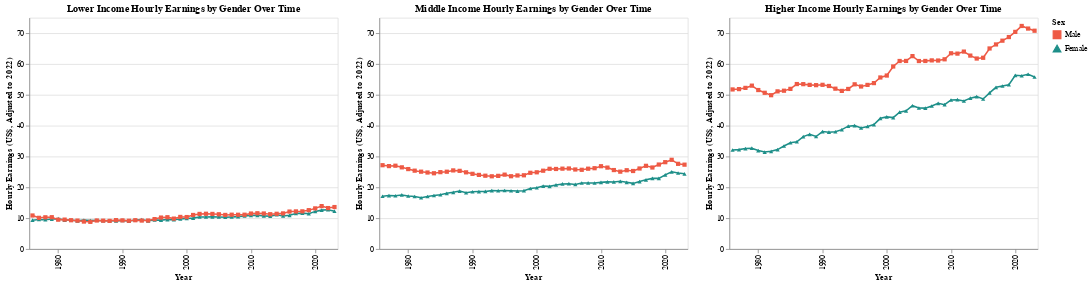

This figure's notebook cell:
### Markdown cell above
## The gender pay gap increases as income class increases

### Code cell
gender_wages = (
    asec.groupby(["YEAR", "SEX"])["HOURLYWAGE"]
    .apply(lambda x: x.quantile([0.15, 0.5, 0.9]))
    .unstack()
    .reset_index()
)
gender_wages.columns = ["YEAR", "SEX", "15th", "50th", "90th"]
wage_melted = gender_wages.melt(id_vars=['YEAR', 'SEX'], value_vars=['15th', '50th', '90th'],
                                    var_name='Percentile', value_name='HOURLYWAGE')


def create_percentile_chart(name, percentile_name, ymin=0, ymax=80):
    # Filter data for the specified percentile
    subset = wage_melted[wage_melted['Percentile'] == percentile_name]
    chart = alt.Chart(subset).mark_line(point=True).encode(
        x=alt.X('YEAR:O', axis=alt.Axis(values=list(range(1980, 2030, 10))), title='Year'),
        y=alt.Y('HOURLYWAGE:Q', scale=alt.Scale(domain=[ymin, ymax]), title='Hourly Earnings (US$, Adjusted to 2022)'),
        color=alt.Color('SEX:N', legend=alt.Legend(title="Sex"),
                        scale=alt.Scale(domain=['Male', 'Female'], range=gender_colors)),  # Custom colors
        shape=alt.Shape('SEX:N', legend=alt.Legend(title="Sex"),
                        scale=alt.Scale(domain=['Male', 'Female'], range=['square', 'triangle-up'])),  # Custom shapes
        tooltip=['YEAR', 'SEX', 'HOURLYWAGE']
    ).properties(
        width=400,
        title=f'{name} Hourly Earnings by Gender Over Time'
    )
    return chart

chart = create_percentile_chart("Lower Income", "15th", 0, 75) | create_percentile_chart("Middle Income", "50th", 0, 75) | create_percentile_chart("Higher Income", "90th", 0, 75)
chart

### Figure 1 — Vega-Lite specification as saved in the notebook (floating-point values rounded to 4 significant figures)
{"config": {"view": {"continuousWidth": 300, "continuousHeight": 300}}, "hconcat": [{"data": {"name": "data-fbf649a52f779b133defd88fb6d3296e"}, "mark": {"type": "line", "point": true}, "encoding": {"color": {"field": "SEX", "legend": {"title": "Sex"}, "scale": {"domain": ["Male", "Female"], "range": ["#EE5A45", "#1E8F89"]}, "type": "nominal"}, "shape": {"field": "SEX", "legend": {"title": "Sex"}, "scale": {"domain": ["Male", "Female"], "range": ["square", "triangle-up"]}, "type": "nominal"}, "tooltip": [{"field": "YEAR", "type": "quantitative"}, {"field": "SEX", "type": "nominal"}, {"field": "HOURLYWAGE", "type": "quantitative"}], "x": {"axis": {"values": [1980, 1990, 2000, 2010, 2020]}, "field": "YEAR", "title": "Year", "type": "ordinal"}, "y": {"field": "HOURLYWAGE", "scale": {"domain": [0, 75]}, "title": "Hourly Earnings (US$, Adjusted to 2022)", "type": "quantitative"}}, "title": "Lower Income Hourly Earnings by Gender Over Time", "width": 400}, {"data": {"name": "data-02139863b84c9c124ec4fc79c67c154e"}, "mark": {"type": "line", "point": true}, "encoding": {"color": {"field": "SEX", "legend": {"title": "Sex"}, "scale": {"domain": ["Male", "Female"], "range": ["#EE5A45", "#1E8F89"]}, "type": "nominal"}, "shape": {"field": "SEX", "legend": {"title": "Sex"}, "scale": {"domain": ["Male", "Female"], "range": ["square", "triangle-up"]}, "type": "nominal"}, "tooltip": [{"field": "YEAR", "type": "quantitative"}, {"field": "SEX", "type": "nominal"}, {"field": "HOURLYWAGE", "type": "quantitative"}], "x": {"axis": {"values": [1980, 1990, 2000, 2010, 2020]}, "field": "YEAR", "title": "Year", "type": "ordinal"}, "y": {"field": "HOURLYWAGE", "scale": {"domain": [0, 75]}, "title": "Hourly Earnings (US$, Adjusted to 2022)", "type": "quantitative"}}, "title": "Middle Income Hourly Earnings by Gender Over Time", "width": 400}, {"data": {"name": "data-8fa3ad789119a7ddde259935a428d542"}, "mark": {"type": "line", "point": true}, "encoding": {"color": {"field": "SEX", "legend": {"title": "Sex"}, "scale": {"domain": ["Male", "Female"], "range": ["#EE5A45", "#1E8F89"]}, "type": "nominal"}, "shape": {"field": "SEX", "legend": {"title": "Sex"}, "scale": {"domain": ["Male", "Female"], "range": ["square", "triangle-up"]}, "type": "nominal"}, "tooltip": [{"field": "YEAR", "type": "quantitative"}, {"field": "SEX", "type": "nominal"}, {"field": "HOURLYWAGE", "type": "quantitative"}], "x": {"axis": {"values": [1980, 1990, 2000, 2010, 2020]}, "field": "YEAR", "title": "Year", "type": "ordinal"}, "y": {"field": "HOURLYWAGE", "scale": {"domain": [0, 75]}, "title": "Hourly Earnings (US$, Adjusted to 2022)", "type": "quantitative"}}, "title": "Higher Income Hourly Earnings by Gender Over Time", "width": 400}], "$schema": "https://vega.github.io/schema/vega-lite/v5.17.0.json", "datasets": {"data-fbf649a52f779b133defd88fb6d3296e": [{"YEAR": 1976, "SEX": "Female", "Percentile": "15th", "HOURLYWAGE": 9.365}, {"YEAR": 1976, "SEX": "Male", "Percentile": "15th", "HOURLYWAGE": 10.88}, {"YEAR": 1977, "SEX": "Female", "Percentile": "15th", "HOURLYWAGE": 9.567}, {"YEAR": 1977, "SEX": "Male", "Percentile": "15th", "HOURLYWAGE": 10.12}, {"YEAR": 1978, "SEX": "Female", "Percentile": "15th", "HOURLYWAGE": 9.5}, {"YEAR": 1978, "SEX": "Male", "Percentile": "15th", "HOURLYWAGE": 10.29}, {"YEAR": 1979, "SEX": "Female", "Percentile": "15th", "HOURLYWAGE": 9.712}, {"YEAR": 1979, "SEX": "Male", "Percentile": "15th", "HOURLYWAGE": 10.32}, {"YEAR": 1980, "SEX": "Female", "Percentile": "15th", "HOURLYWAGE": 9.835}, {"YEAR": 1980, "SEX": "Male", "Percentile": "15th", "HOURLYWAGE": 9.517}, {"YEAR": 1981, "SEX": "Female", "Percentile": "15th", "HOURLYWAGE": 9.382}, {"YEAR": 1981, "SEX": "Male", "Percentile": "15th", "HOURLYWAGE": 9.538}, {"YEAR": 1982, "SEX": "Female", "Percentile": "15th", "HOURLYWAGE": 9.411}, {"YEAR": 1982, "SEX": "Male", "Percentile": "15th", "HOURLYWAGE": 9.337}, {"YEAR": 1983, "SEX": "Female", "Percentile": "15th", "HOURLYWAGE": 9.131}, {"YEAR": 1983, "SEX": "Male", "Percentile": "15th", "HOURLYWAGE": 9.217}, {"YEAR": 1984, "SEX": "Female", "Percentile": "15th", "HOURLYWAGE": 9.375}, {"YEAR": 1984, "SEX": "Male", "Percentile": "15th", "HOURLYWAGE": 8.911}, {"YEAR": 1985, "SEX": "Female", "Percentile": "15th", "HOURLYWAGE": 9.233}, {"YEAR": 1985, "SEX": "Male", "Percentile": "15th", "HOURLYWAGE": 8.818}, {"YEAR": 1986, "SEX": "Female", "Percentile": "15th", "HOURLYWAGE": 9.319}, {"YEAR": 1986, "SEX": "Male", "Percentile": "15th", "HOURLYWAGE": 9.255}, {"YEAR": 1987, "SEX": "Female", "Percentile": "15th", "HOURLYWAGE": 9.192}, {"YEAR": 1987, "SEX": "Male", "Percentile": "15th", "HOURLYWAGE": 9.192}, {"YEAR": 1988, "SEX": "Female", "Percentile": "15th", "HOURLYWAGE": 9.227}, {"YEAR": 1988, "SEX": "Male", "Percentile": "15th", "HOURLYWAGE": 9.125}, {"YEAR": 1989, "SEX": "Female", "Percentile": "15th", "HOURLYWAGE": 9.093}, {"YEAR": 1989, "SEX": "Male", "Percentile": "15th", "HOURLYWAGE": 9.368}, {"YEAR": 1990, "SEX": "Female", "Percentile": "15th", "HOURLYWAGE": 9.289}, {"YEAR": 1990, "SEX": "Male", "Percentile": "15th", "HOURLYWAGE": 9.289}, {"YEAR": 1991, "SEX": "Female", "Percentile": "15th", "HOURLYWAGE": 9.064}, {"YEAR": 1991, "SEX": "Male", "Percentile": "15th", "HOURLYWAGE": 9.165}, {"YEAR": 1992, "SEX": "Female", "Percentile": "15th", "HOURLYWAGE": 9.419}, {"YEAR": 1992, "SEX": "Male", "Percentile": "15th", "HOURLYWAGE": 9.34}, {"YEAR": 1993, "SEX": "Female", "Percentile": "15th", "HOURLYWAGE": 9.522}, {"YEAR": 1993, "SEX": "Male", "Percentile": "15th", "HOURLYWAGE": 9.229}, {"YEAR": 1994, "SEX": "Female", "Percentile": "15th", "HOURLYWAGE": 9.146}, {"YEAR": 1994, "SEX": "Male", "Percentile": "15th", "HOURLYWAGE": 9.237}, {"YEAR": 1995, "SEX": "Female", "Percentile": "15th", "HOURLYWAGE": 9.433}, {"YEAR": 1995, "SEX": "Male", "Percentile": "15th", "HOURLYWAGE": 9.711}, {"YEAR": 1996, "SEX": "Female", "Percentile": "15th", "HOURLYWAGE": 9.378}, {"YEAR": 1996, "SEX": "Male", "Percentile": "15th", "HOURLYWAGE": 10.2}, {"YEAR": 1997, "SEX": "Female", "Percentile": "15th", "HOURLYWAGE": 9.542}, {"YEAR": 1997, "SEX": "Male", "Percentile": "15th", "HOURLYWAGE": 10.32}, {"YEAR": 1998, "SEX": "Female", "Percentile": "15th", "HOURLYWAGE": 9.521}, {"YEAR": 1998, "SEX": "Male", "Percentile": "15th", "HOURLYWAGE": 9.864}, {"YEAR": 1999, "SEX": "Female", "Percentile": "15th", "HOURLYWAGE": 9.762}, {"YEAR": 1999, "SEX": "Male", "Percentile": "15th", "HOURLYWAGE": 10.41}, {"YEAR": 2000, "SEX": "Female", "Percentile": "15th", "HOURLYWAGE": 9.907}, {"YEAR": 2000, "SEX": "Male", "Percentile": "15th", "HOURLYWAGE": 10.37}, {"YEAR": 2001, "SEX": "Female", "Percentile": "15th", "HOURLYWAGE": 10.03}, {"YEAR": 2001, "SEX": "Male", "Percentile": "15th", "HOURLYWAGE": 11.04}, {"YEAR": 2002, "SEX": "Female", "Percentile": "15th", "HOURLYWAGE": 10.41}, {"YEAR": 2002, "SEX": "Male", "Percentile": "15th", "HOURLYWAGE": 11.38}, {"YEAR": 2003, "SEX": "Female", "Percentile": "15th", "HOURLYWAGE": 10.4}, {"YEAR": 2003, "SEX": "Male", "Percentile": "15th", "HOURLYWAGE": 11.44}, {"YEAR": 2004, "SEX": "Female", "Percentile": "15th", "HOURLYWAGE": 10.42}, {"YEAR": 2004, "SEX": "Male", "Percentile": "15th", "HOURLYWAGE": 11.38}, {"YEAR": 2005, "SEX": "Female", "Percentile": "15th", "HOURLYWAGE": 10.42}, {"YEAR": 2005, "SEX": "Male", "Percentile": "15th", "HOURLYWAGE": 11.27}, {"YEAR": 2006, "SEX": "Female", "Percentile": "15th", "HOURLYWAGE": 10.32}, {"YEAR": 2006, "SEX": "Male", "Percentile": "15th", "HOURLYWAGE": 11.05}, {"YEAR": 2007, "SEX": "Female", "Percentile": "15th", "HOURLYWAGE": 10.39}, {"YEAR": 2007, "SEX": "Male", "Percentile": "15th", "HOURLYWAGE": 11.13}, {"YEAR": 2008, "SEX": "Female", "Percentile": "15th", "HOURLYWAGE": 10.51}, {"YEAR": 2008, "SEX": "Male", "Percentile": "15th", "HOURLYWAGE": 11.11}, {"YEAR": 2009, "SEX": "Female", "Percentile": "15th", "HOURLYWAGE": 10.7}, {"YEAR": 2009, "SEX": "Male", "Percentile": "15th", "HOURLYWAGE": 11.13}, {"YEAR": 2010, "SEX": "Female", "Percentile": "15th", "HOURLYWAGE": 10.91}, {"YEAR": 2010, "SEX": "Male", "Percentile": "15th", "HOURLYWAGE": 11.51}, {"YEAR": 2011, "SEX": "Female", "Percentile": "15th", "HOURLYWAGE": 10.92}, {"YEAR": 2011, "SEX": "Male", "Percentile": "15th", "HOURLYWAGE": 11.6}, {"YEAR": 2012, "SEX": "Female", "Percentile": "15th", "HOURLYWAGE": 10.76}, {"YEAR": 2012, "SEX": "Male", "Percentile": "15th", "HOURLYWAGE": 11.52}, {"YEAR": 2013, "SEX": "Female", "Percentile": "15th", "HOURLYWAGE": 10.66}, {"YEAR": 2013, "SEX": "Male", "Percentile": "15th", "HOURLYWAGE": 11.29}, {"YEAR": 2014, "SEX": "Female", "Percentile": "15th", "HOURLYWAGE": 11.12}, {"YEAR": 2014, "SEX": "Male", "Percentile": "15th", "HOURLYWAGE": 11.43}, {"YEAR": 2015, "SEX": "Female", "Percentile": "15th", "HOURLYWAGE": 10.7}, {"YEAR": 2015, "SEX": "Male", "Percentile": "15th", "HOURLYWAGE": 11.56}, {"YEAR": 2016, "SEX": "Female", "Percentile": "15th", "HOURLYWAGE": 10.94}, {"YEAR": 2016, "SEX": "Male", "Percentile": "15th", "HOURLYWAGE": 12.15}, {"YEAR": 2017, "SEX": "Female", "Percentile": "15th", "HOURLYWAGE": 11.51}, {"YEAR": 2017, "SEX": "Male", "Percentile": "15th", "HOURLYWAGE": 12.2}, {"YEAR": 2018, "SEX": "Female", "Percentile": "15th", "HOURLYWAGE": 11.64}, {"YEAR": 2018, "SEX": "Male", "Percentile": "15th", "HOURLYWAGE": 12.22}, {"YEAR": 2019, "SEX": "Female", "Percentile": "15th", "HOURLYWAGE": 11.46}, {"YEAR": 2019, "SEX": "Male", "Percentile": "15th", "HOURLYWAGE": 12.6}, {"YEAR": 2020, "SEX": "Female", "Percentile": "15th", "HOURLYWAGE": 12.2}, {"YEAR": 2020, "SEX": "Male", "Percentile": "15th", "HOURLYWAGE": 13.18}, {"YEAR": 2021, "SEX": "Female", "Percentile": "15th", "HOURLYWAGE": 12.61}, {"YEAR": 2021, "SEX": "Male", "Percentile": "15th", "HOURLYWAGE": 13.91}, {"YEAR": 2022, "SEX": "Female", "Percentile": "15th", "HOURLYWAGE": 12.75}, {"YEAR": 2022, "SEX": "Male", "Percentile": "15th", "HOURLYWAGE": 13.28}, {"YEAR": 2023, "SEX": "Female", "Percentile": "15th", "HOURLYWAGE": 12.29}, {"YEAR": 2023, "SEX": "Male", "Percentile": "15th", "HOURLYWAGE": 13.61}], "data-02139863b84c9c124ec4fc79c67c154e": [{"YEAR": 1976, "SEX": "Female", "Percentile": "50th", "HOURLYWAGE": 17.12}, {"YEAR": 1976, "SEX": "Male", "Percentile": "50th", "HOURLYWAGE": 27.18}, {"YEAR": 1977, "SEX": "Female", "Percentile": "50th", "HOURLYWAGE": 17.34}, {"YEAR": 1977, "SEX": "Male", "Percentile": "50th", "HOURLYWAGE": 26.89}, {"YEAR": 1978, "SEX": "Female", "Percentile": "50th", "HOURLYWAGE": 17.29}, {"YEAR": 1978, "SEX": "Male", "Percentile": "50th", "HOURLYWAGE": 27.02}, {"YEAR": 1979, "SEX": "Female", "Percentile": "50th", "HOURLYWAGE": 17.55}, {"YEAR": 1979, "SEX": "Male", "Percentile": "50th", "HOURLYWAGE": 26.49}, {"YEAR": 1980, "SEX": "Female", "Percentile": "50th", "HOURLYWAGE": 17.18}, {"YEAR": 1980, "SEX": "Male", "Percentile": "50th", "HOURLYWAGE": 25.93}, {"YEAR": 1981, "SEX": "Female", "Percentile": "50th", "HOURLYWAGE": 17.03}, {"YEAR": 1981, "SEX": "Male", "Percentile": "50th", "HOURLYWAGE": 25.41}, {"YEAR": 1982, "SEX": "Female", "Percentile": "50th", "HOURLYWAGE": 16.63}, {"YEAR": 1982, "SEX": "Male", "Percentile": "50th", "HOURLYWAGE": 25.08}, {"YEAR": 1983, "SEX": "Female", "Percentile": "50th", "HOURLYWAGE": 17.04}, {"YEAR": 1983, "SEX": "Male", "Percentile": "50th", "HOURLYWAGE": 24.81}, {"YEAR": 1984, "SEX": "Female", "Percentile": "50th", "HOURLYWAGE": 17.34}, {"YEAR": 1984, "SEX": "Male", "Percentile": "50th", "HOURLYWAGE": 24.57}, {"YEAR": 1985, "SEX": "Female", "Percentile": "50th", "HOURLYWAGE": 17.6}, {"YEAR": 1985, "SEX": "Male", "Percentile": "50th", "HOURLYWAGE": 24.93}, {"YEAR": 1986, "SEX": "Female", "Percentile": "50th", "HOURLYWAGE": 18.05}, {"YEAR": 1986, "SEX": "Male", "Percentile": "50th", "HOURLYWAGE": 25.07}, {"YEAR": 1987, "SEX": "Female", "Percentile": "50th", "HOURLYWAGE": 18.38}, {"YEAR": 1987, "SEX": "Male", "Percentile": "50th", "HOURLYWAGE": 25.49}, {"YEAR": 1988, "SEX": "Female", "Percentile": "50th", "HOURLYWAGE": 18.78}, {"YEAR": 1988, "SEX": "Male", "Percentile": "50th", "HOURLYWAGE": 25.35}, {"YEAR": 1989, "SEX": "Female", "Percentile": "50th", "HOURLYWAGE": 18.25}, {"YEAR": 1989, "SEX": "Male", "Percentile": "50th", "HOURLYWAGE": 24.87}, {"YEAR": 1990, "SEX": "Female", "Percentile": "50th", "HOURLYWAGE": 18.58}, {"YEAR": 1990, "SEX": "Male", "Percentile": "50th", "HOURLYWAGE": 24.38}, {"YEAR": 1991, "SEX": "Female", "Percentile": "50th", "HOURLYWAGE": 18.62}, {"YEAR": 1991, "SEX": "Male", "Percentile": "50th", "HOURLYWAGE": 24.03}, {"YEAR": 1992, "SEX": "Female", "Percentile": "50th", "HOURLYWAGE": 18.68}, {"YEAR": 1992, "SEX": "Male", "Percentile": "50th", "HOURLYWAGE": 23.77}, {"YEAR": 1993, "SEX": "Female", "Percentile": "50th", "HOURLYWAGE": 18.93}, {"YEAR": 1993, "SEX": "Male", "Percentile": "50th", "HOURLYWAGE": 23.59}, {"YEAR": 1994, "SEX": "Female", "Percentile": "50th", "HOURLYWAGE": 18.93}, {"YEAR": 1994, "SEX": "Male", "Percentile": "50th", "HOURLYWAGE": 23.72}, {"YEAR": 1995, "SEX": "Female", "Percentile": "50th", "HOURLYWAGE": 18.99}, {"YEAR": 1995, "SEX": "Male", "Percentile": "50th", "HOURLYWAGE": 24.12}, {"YEAR": 1996, "SEX": "Female", "Percentile": "50th", "HOURLYWAGE": 18.89}, {"YEAR": 1996, "SEX": "Male", "Percentile": "50th", "HOURLYWAGE": 23.61}, {"YEAR": 1997, "SEX": "Female", "Percentile": "50th", "HOURLYWAGE": 18.8}, {"YEAR": 1997, "SEX": "Male", "Percentile": "50th", "HOURLYWAGE": 23.86}, {"YEAR": 1998, "SEX": "Female", "Percentile": "50th", "HOURLYWAGE": 18.92}, {"YEAR": 1998, "SEX": "Male", "Percentile": "50th", "HOURLYWAGE": 23.91}, {"YEAR": 1999, "SEX": "Female", "Percentile": "50th", "HOURLYWAGE": 19.62}, {"YEAR": 1999, "SEX": "Male", "Percentile": "50th", "HOURLYWAGE": 24.72}, {"YEAR": 2000, "SEX": "Female", "Percentile": "50th", "HOURLYWAGE": 19.87}, {"YEAR": 2000, "SEX": "Male", "Percentile": "50th", "HOURLYWAGE": 24.88}, {"YEAR": 2001, "SEX": "Female", "Percentile": "50th", "HOURLYWAGE": 20.42}, {"YEAR": 2001, "SEX": "Male", "Percentile": "50th", "HOURLYWAGE": 25.4}, {"YEAR": 2002, "SEX": "Female", "Percentile": "50th", "HOURLYWAGE": 20.32}, {"YEAR": 2002, "SEX": "Male", "Percentile": "50th", "HOURLYWAGE": 26.02}, {"YEAR": 2003, "SEX": "Female", "Percentile": "50th", "HOURLYWAGE": 20.8}, {"YEAR": 2003, "SEX": "Male", "Percentile": "50th", "HOURLYWAGE": 25.96}, {"YEAR": 2004, "SEX": "Female", "Percentile": "50th", "HOURLYWAGE": 21.11}, {"YEAR": 2004, "SEX": "Male", "Percentile": "50th", "HOURLYWAGE": 26.06}, {"YEAR": 2005, "SEX": "Female", "Percentile": "50th", "HOURLYWAGE": 21.18}, {"YEAR": 2005, "SEX": "Male", "Percentile": "50th", "HOURLYWAGE": 26.11}, {"YEAR": 2006, "SEX": "Female", "Percentile": "50th", "HOURLYWAGE": 20.94}, {"YEAR": 2006, "SEX": "Male", "Percentile": "50th", "HOURLYWAGE": 25.79}, {"YEAR": 2007, "SEX": "Female", "Percentile": "50th", "HOURLYWAGE": 21.41}, {"YEAR": 2007, "SEX": "Male", "Percentile": "50th", "HOURLYWAGE": 25.69}, {"YEAR": 2008, "SEX": "Female", "Percentile": "50th", "HOURLYWAGE": 21.43}, {"YEAR": 2008, "SEX": "Male", "Percentile": "50th", "HOURLYWAGE": 26.05}, {"YEAR": 2009, "SEX": "Female", "Percentile": "50th", "HOURLYWAGE": 21.4}, {"YEAR": 2009, "SEX": "Male", "Percentile": "50th", "HOURLYWAGE": 26.21}, {"YEAR": 2010, "SEX": "Female", "Percentile": "50th", "HOURLYWAGE": 21.61}, {"YEAR": 2010, "SEX": "Male", "Percentile": "50th", "HOURLYWAGE": 26.85}, {"YEAR": 2011, "SEX": "Female", "Percentile": "50th", "HOURLYWAGE": 21.78}, {"YEAR": 2011, "SEX": "Male", "Percentile": "50th", "HOURLYWAGE": 26.4}, {"YEAR": 2012, "SEX": "Female", "Percentile": "50th", "HOURLYWAGE": 21.77}, {"YEAR": 2012, "SEX": "Male", "Percentile": "50th", "HOURLYWAGE": 25.61}, {"YEAR": 2013, "SEX": "Female", "Percentile": "50th", "HOURLYWAGE": 21.95}, {"YEAR": 2013, "SEX": "Male", "Percentile": "50th", "HOURLYWAGE": 25.09}, {"YEAR": 2014, "SEX": "Female", "Percentile": "50th", "HOURLYWAGE": 21.62}, {"YEAR": 2014, "SEX": "Male", "Percentile": "50th", "HOURLYWAGE": 25.55}, {"YEAR": 2015, "SEX": "Female", "Percentile": "50th", "HOURLYWAGE": 21.29}, {"YEAR": 2015, "SEX": "Male", "Percentile": "50th", "HOURLYWAGE": 25.3}, {"YEAR": 2016, "SEX": "Female", "Percentile": "50th", "HOURLYWAGE": 21.86}, {"YEAR": 2016, "SEX": "Male", "Percentile": "50th", "HOURLYWAGE": 26.12}, {"YEAR": 2017, "SEX": "Female", "Percentile": "50th", "HOURLYWAGE": 22.45}, {"YEAR": 2017, "SEX": "Male", "Percentile": "50th", "HOURLYWAGE": 26.98}, {"YEAR": 2018, "SEX": "Female", "Percentile": "50th", "HOURLYWAGE": 22.91}, {"YEAR": 2018, "SEX": "Male", "Percentile": "50th", "HOURLYWAGE": 26.44}, {"YEAR": 2019, "SEX": "Female", "Percentile": "50th", "HOURLYWAGE": 22.91}, {"YEAR": 2019, "SEX": "Male", "Percentile": "50th", "HOURLYWAGE": 27.39}, {"YEAR": 2020, "SEX": "Female", "Percentile": "50th", "HOURLYWAGE": 24.03}, {"YEAR": 2020, "SEX": "Male", "Percentile": "50th", "HOURLYWAGE": 28.16}, {"YEAR": 2021, "SEX": "Female", "Percentile": "50th", "HOURLYWAGE": 25.04}, {"YEAR": 2021, "SEX": "Male", "Percentile": "50th", "HOURLYWAGE": 28.93}, {"YEAR": 2022, "SEX": "Female", "Percentile": "50th", "HOURLYWAGE": 24.65}, {"YEAR": 2022, "SEX": "Male", "Percentile": "50th", "HOURLYWAGE": 27.63}, {"YEAR": 2023, "SEX": "Female", "Percentile": "50th", "HOURLYWAGE": 24.38}, {"YEAR": 2023, "SEX": "Male", "Percentile": "50th", "HOURLYWAGE": 27.36}], "data-8fa3ad789119a7ddde259935a428d542": [{"YEAR": 1976, "SEX": "Female", "Percentile": "90th", "HOURLYWAGE": 32.11}, {"YEAR": 1976, "SEX": "Male", "Percentile": "90th", "HOURLYWAGE": 51.75}, {"YEAR": 1977, "SEX": "Female", "Percentile": "90th", "HOURLYWAGE": 32.23}, {"YEAR": 1977, "SEX": "Male", "Percentile": "90th", "HOURLYWAGE": 51.86}, {"YEAR": 1978, "SEX": "Female", "Percentile": "90th", "HOURLYWAGE": 32.57}, {"YEAR": 1978, "SEX": "Male", "Percentile": "90th", "HOURLYWAGE": 52.25}, {"YEAR": 1979, "SEX": "Female", "Percentile": "90th", "HOURLYWAGE": 32.7}, {"YEAR": 1979, "SEX": "Male", "Percentile": "90th", "HOURLYWAGE": 52.98}, {"YEAR": 1980, "SEX": "Female", "Percentile": "90th", "HOURLYWAGE": 31.93}, {"YEAR": 1980, "SEX": "Male", "Percentile": "90th", "HOURLYWAGE": 51.55}, {"YEAR": 1981, "SEX": "Female", "Percentile": "90th", "HOURLYWAGE": 31.44}, {"YEAR": 1981, "SEX": "Male", "Percentile": "90th", "HOURLYWAGE": 50.66}, {"YEAR": 1982, "SEX": "Female", "Percentile": "90th", "HOURLYWAGE": 31.67}, {"YEAR": 1982, "SEX": "Male", "Percentile": "90th", "HOURLYWAGE": 49.88}, {"YEAR": 1983, "SEX": "Female", "Percentile": "90th", "HOURLYWAGE": 32.25}, {"YEAR": 1983, "SEX": "Male", "Percentile": "90th", "HOURLYWAGE": 51.13}, {"YEAR": 1984, "SEX": "Female", "Percentile": "90th", "HOURLYWAGE": 33.41}, {"YEAR": 1984, "SEX": "Male", "Percentile": "90th", "HOURLYWAGE": 51.33}, {"YEAR": 1985, "SEX": "Female", "Percentile": "90th", "HOURLYWAGE": 34.45}, {"YEAR": 1985, "SEX": "Male", "Percentile": "90th", "HOURLYWAGE": 51.93}, {"YEAR": 1986, "SEX": "Female", "Percentile": "90th", "HOURLYWAGE": 34.77}, {"YEAR": 1986, "SEX": "Male", "Percentile": "90th", "HOURLYWAGE": 53.5}, {"YEAR": 1987, "SEX": "Female", "Percentile": "90th", "HOURLYWAGE": 36.46}, {"YEAR": 1987, "SEX": "Male", "Percentile": "90th", "HOURLYWAGE": 53.46}, {"YEAR": 1988, "SEX": "Female", "Percentile": "90th", "HOURLYWAGE": 37.18}, {"YEAR": 1988, "SEX": "Male", "Percentile": "90th", "HOURLYWAGE": 53.23}, {"YEAR": 1989, "SEX": "Female", "Percentile": "90th", "HOURLYWAGE": 36.49}, {"YEAR": 1989, "SEX": "Male", "Percentile": "90th", "HOURLYWAGE": 53.14}, {"YEAR": 1990, "SEX": "Female", "Percentile": "90th", "HOURLYWAGE": 38.09}, {"YEAR": 1990, "SEX": "Male", "Percentile": "90th", "HOURLYWAGE": 53.25}, {"YEAR": 1991, "SEX": "Female", "Percentile": "90th", "HOURLYWAGE": 37.89}, {"YEAR": 1991, "SEX": "Male", "Percentile": "90th", "HOURLYWAGE": 52.87}, {"YEAR": 1992, "SEX": "Female", "Percentile": "90th", "HOURLYWAGE": 38.04}, {"YEAR": 1992, "SEX": "Male", "Percentile": "90th", "HOURLYWAGE": 52.0}, {"YEAR": 1993, "SEX": "Female", "Percentile": "90th", "HOURLYWAGE": 38.71}, {"YEAR": 1993, "SEX": "Male", "Percentile": "90th", "HOURLYWAGE": 51.27}, {"YEAR": 1994, "SEX": "Female", "Percentile": "90th", "HOURLYWAGE": 39.85}, {"YEAR": 1994, "SEX": "Male", "Percentile": "90th", "HOURLYWAGE": 51.9}, {"YEAR": 1995, "SEX": "Female", "Percentile": "90th", "HOURLYWAGE": 40.01}, {"YEAR": 1995, "SEX": "Male", "Percentile": "90th", "HOURLYWAGE": 53.41}, {"YEAR": 1996, "SEX": "Female", "Percentile": "90th", "HOURLYWAGE": 39.28}, {"YEAR": 1996, "SEX": "Male", "Percentile": "90th", "HOURLYWAGE": 52.7}, {"YEAR": 1997, "SEX": "Female", "Percentile": "90th", "HOURLYWAGE": 39.76}, {"YEAR": 1997, "SEX": "Male", "Percentile": "90th", "HOURLYWAGE": 53.22}, {"YEAR": 1998, "SEX": "Female", "Percentile": "90th", "HOURLYWAGE": 40.35}, {"YEAR": 1998, "SEX": "Male", "Percentile": "90th", "HOURLYWAGE": 53.81}, {"YEAR": 1999, "SEX": "Female", "Percentile": "90th", "HOURLYWAGE": 42.38}, {"YEAR": 1999, "SEX": "Male", "Percentile": "90th", "HOURLYWAGE": 55.63}, {"YEAR": 2000, "SEX": "Female", "Percentile": "90th", "HOURLYWAGE": 42.85}, {"YEAR": 2000, "SEX": "Male", "Percentile": "90th", "HOURLYWAGE": 56.25}, {"YEAR": 2001, "SEX": "Female", "Percentile": "90th", "HOURLYWAGE": 42.61}, {"YEAR": 2001, "SEX": "Male", "Percentile": "90th", "HOURLYWAGE": 59.19}, {"YEAR": 2002, "SEX": "Female", "Percentile": "90th", "HOURLYWAGE": 44.38}, {"YEAR": 2002, "SEX": "Male", "Percentile": "90th", "HOURLYWAGE": 60.97}, {"YEAR": 2003, "SEX": "Female", "Percentile": "90th", "HOURLYWAGE": 44.8}, {"YEAR": 2003, "SEX": "Male", "Percentile": "90th", "HOURLYWAGE": 60.99}, {"YEAR": 2004, "SEX": "Female", "Percentile": "90th", "HOURLYWAGE": 46.47}, {"YEAR": 2004, "SEX": "Male", "Percentile": "90th", "HOURLYWAGE": 62.55}, {"YEAR": 2005, "SEX": "Female", "Percentile": "90th", "HOURLYWAGE": 45.72}, {"YEAR": 2005, "SEX": "Male", "Percentile": "90th", "HOURLYWAGE": 60.96}, {"YEAR": 2006, "SEX": "Female", "Percentile": "90th", "HOURLYWAGE": 45.69}, {"YEAR": 2006, "SEX": "Male", "Percentile": "90th", "HOURLYWAGE": 60.98}, {"YEAR": 2007, "SEX": "Female", "Percentile": "90th", "HOURLYWAGE": 46.39}, {"YEAR": 2007, "SEX": "Male", "Percentile": "90th", "HOURLYWAGE": 61.17}, {"YEAR": 2008, "SEX": "Female", "Percentile": "90th", "HOURLYWAGE": 47.23}, {"YEAR": 2008, "SEX": "Male", "Percentile": "90th", "HOURLYWAGE": 61.13}, {"YEAR": 2009, "SEX": "Female", "Percentile": "90th", "HOURLYWAGE": 46.81}, {"YEAR": 2009, "SEX": "Male", "Percentile": "90th", "HOURLYWAGE": 61.52}, {"YEAR": 2010, "SEX": "Female", "Percentile": "90th", "HOURLYWAGE": 48.33}, {"YEAR": 2010, "SEX": "Male", "Percentile": "90th", "HOURLYWAGE": 63.47}, {"YEAR": 2011, "SEX": "Female", "Percentile": "90th", "HOURLYWAGE": 48.43}, {"YEAR": 2011, "SEX": "Male", "Percentile": "90th", "HOURLYWAGE": 63.36}, {"YEAR": 2012, "SEX": "Female", "Percentile": "90th", "HOURLYWAGE": 48.01}, {"YEAR": 2012, "SEX": "Male", "Percentile": "90th", "HOURLYWAGE": 64.02}, {"YEAR": 2013, "SEX": "Female", "Percentile": "90th", "HOURLYWAGE": 48.92}, {"YEAR": 2013, "SEX": "Male", "Percentile": "90th", "HOURLYWAGE": 62.72}, {"YEAR": 2014, "SEX": "Female", "Percentile": "90th", "HOURLYWAGE": 49.42}, {"YEAR": 2014, "SEX": "Male", "Percentile": "90th", "HOURLYWAGE": 61.77}, {"YEAR": 2015, "SEX": "Female", "Percentile": "90th", "HOURLYWAGE": 48.66}, {"YEAR": 2015, "SEX": "Male", "Percentile": "90th", "HOURLYWAGE": 62.01}, {"YEAR": 2016, "SEX": "Female", "Percentile": "90th", "HOURLYWAGE": 50.61}, {"YEAR": 2016, "SEX": "Male", "Percentile": "90th", "HOURLYWAGE": 65.04}, {"YEAR": 2017, "SEX": "Female", "Percentile": "90th", "HOURLYWAGE": 52.43}, {"YEAR": 2017, "SEX": "Male", "Percentile": "90th", "HOURLYWAGE": 66.34}, {"YEAR": 2018, "SEX": "Female", "Percentile": "90th", "HOURLYWAGE": 52.87}, {"YEAR": 2018, "SEX": "Male", "Percentile": "90th", "HOURLYWAGE": 67.56}, {"YEAR": 2019, "SEX": "Female", "Percentile": "90th", "HOURLYWAGE": 53.27}, {"YEAR": 2019, "SEX": "Male", "Percentile": "90th", "HOURLYWAGE": 68.74}, {"YEAR": 2020, "SEX": "Female", "Percentile": "90th", "HOURLYWAGE": 56.33}, {"YEAR": 2020, "SEX": "Male", "Percentile": "90th", "HOURLYWAGE": 70.41}, {"YEAR": 2021, "SEX": "Female", "Percentile": "90th", "HOURLYWAGE": 56.19}, {"YEAR": 2021, "SEX": "Male", "Percentile": "90th", "HOURLYWAGE": 72.33}, {"YEAR": 2022, "SEX": "Female", "Percentile": "90th", "HOURLYWAGE": 56.67}, {"YEAR": 2022, "SEX": "Male", "Percentile": "90th", "HOURLYWAGE": 71.49}, {"YEAR": 2023, "SEX": "Female", "Percentile": "90th", "HOURLYWAGE": 55.79}, {"YEAR": 2023, "SEX": "Male", "Percentile": "90th", "HOURLYWAGE": 70.79}]}}
